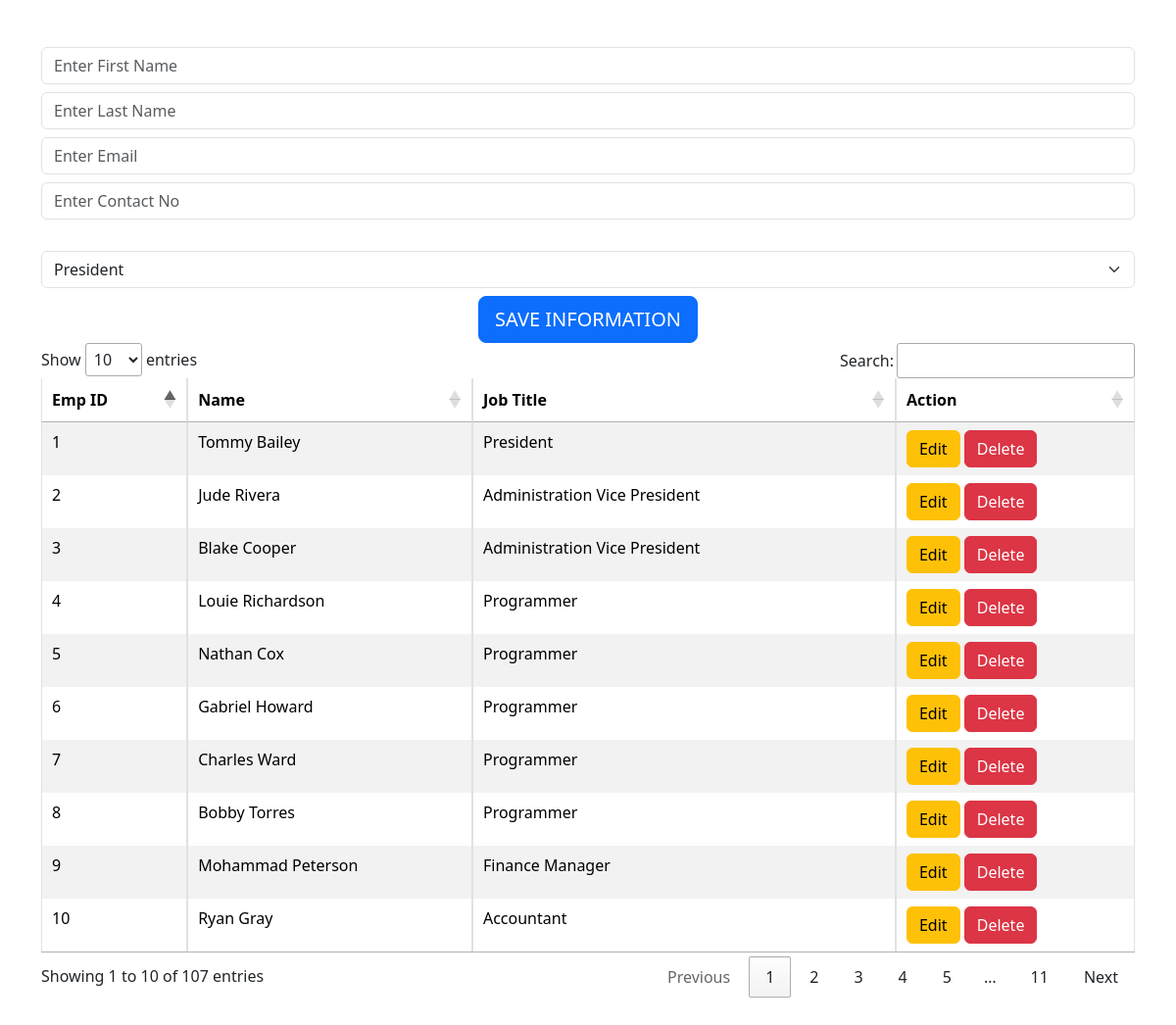
The page / on the database its author committed.
### tables this page shows
CREATE TABLE `employees`
(
    `EmployeeID`    INT AUTO_INCREMENT PRIMARY KEY,
    `EmployeeFN`    TEXT,
    `EmployeeLN`    TEXT,
    `EmployeeEmail` TEXT,
    `EmployeePhone` TEXT,
    `HireDate`      TEXT,
    `ManagerID`     INT,
    `JobTitle`      TEXT
);

### index.php (the view, shortened to what this page needs)
<?php
include('config.php');
$tag = '';
$query = "SELECT EmployeeID, EmployeeFN, EmployeeLN, JobTitle FROM employees";
if ($rs = $conn->query($query)) {
    if ($rs->num_rows > 0) {
        while ($row = $rs->fetch_assoc()) {
            $tag .= '<tr>';
            $tag .= '<td>' . $row['EmployeeID'] . '</td>';
            $tag .= '<td>' . $row['EmployeeFN'] . ' ' . $row['EmployeeLN'] . '</td>';
            $tag .= '<td>' . $row['JobTitle'] . '</td>';
            $tag .= '<td>
						<a class="btn btn-warning" href="index.php?token=' . $row['EmployeeID'] . '"> Edit</a>
						<a class="btn btn-danger" href="delete.php?token=' . $row['EmployeeID'] . '"> Delete</a>
						</td>';
            $tag .= '</tr>';
        }
    } else {
        $tag = "No record(s) Found!";
    }
} else {
    echo $conn->error;
}
$Fname = '';
$Lname = '';
$Email = '';
$Phone = '';
if (isset($_GET['token'])) {
    $id = $_GET['token'];
    $query = "SELECT * FROM employees WHERE EmployeeID=$id";
    if ($rs = $conn->query($query)) {
        if ($rs->num_rows > 0) {
            $row = $rs->fetch_assoc();
            $Fname = $row['EmployeeFN'];
            $Lname = $row['EmployeeLN'];
            $Email = $row['EmployeeEmail'];
            $Phone = $row['EmployeePhone'];
            $JobTitle = $row['JobTitle'];
        }
    } else {
        echo $conn->error;
    }
    $btn = '<input class="btn btn-warning btn-lg" type="submit" name="btnUpdate" value="UPDATE INFORMATION">';
} else {
    $btn = '<input class="btn btn-primary btn-lg" type="submit" name="btnSubmit" value="SAVE INFORMATION">';
}
?>
<!DOCTYPE html>
<html lang="en" dir="ltr">
<head>
    <link href="https://cdn.jsdelivr.net/npm/bootstrap@5.3.2/dist/css/bootstrap.min.css" rel="stylesheet"
>
    <link rel="stylesheet" href="https://cdn.datatables.net/1.13.6/css/jquery.dataTables.css"/>
</head>
<body class="container my-5">
    <center>
        <form action="<?php echo (isset($id)) ? 'update.php' : 'add.php' ?>" method="POST">
            <input class="form-control mb-2" type="text" name="Fname" placeholder="Enter First Name" value="<?= $Fname ?>"
                   required>
            <input class="form-control mb-2" type="text" name="Lname" placeholder="Enter Last Name" value="<?= $Lname ?>"
                   required>
            <input class="form-control mb-2" type="email" name="Email" placeholder="Enter Email" value="<?= $Email ?>" required>
            <input class="form-control mb-2" type="text" name="Phone" placeholder="Enter Contact No" value="<?= $Phone ?>" required><br/>
            <select class="form-select mb-2" name="JobTitle">
                <?php
                $query = "SELECT DISTINCT(JobTitle) FROM employees";
                if ($rs = $conn->query($query)) {
                    while ($row = $rs->fetch_assoc()) {
                        echo '<option value="' . $row['JobTitle'] . '">' . $row['JobTitle'] . '</option>';
                    }
                } else {
                    echo $conn->error;
                }
                ?>
            </select>
            <?php
            echo $btn;
            ?>
        </form>
        <table class="table table-bordered table-hover table-striped" id="employeesTb">
            <thead>
            <tr>
                <th>Emp ID</th>
                <th>Name</th>
                <th>Job Title</th>
                <th>Action</th>
            </tr>
            </thead>
            <tbody  class="table-group-divider">
            <?php echo $tag; ?>
            </tbody>
        </table>
    </center>
</body>
</html>

### rows shown on the page
employees: EmployeeID "1", EmployeeFN "Tommy", EmployeeLN "Bailey", JobTitle "President"
employees: EmployeeID "2", EmployeeFN "Jude", EmployeeLN "Rivera", JobTitle "Administration Vice President"
employees: EmployeeID "3", EmployeeFN "Blake", EmployeeLN "Cooper", JobTitle "Administration Vice President"
employees: EmployeeID "4", EmployeeFN "Louie", EmployeeLN "Richardson", JobTitle "Programmer"
employees: EmployeeID "5", EmployeeFN "Nathan", EmployeeLN "Cox", JobTitle "Programmer"
employees: EmployeeID "6", EmployeeFN "Gabriel", EmployeeLN "Howard", JobTitle "Programmer"
employees: EmployeeID "7", EmployeeFN "Charles", EmployeeLN "Ward", JobTitle "Programmer"
employees: EmployeeID "8", EmployeeFN "Bobby", EmployeeLN "Torres", JobTitle "Programmer"
employees: EmployeeID "9", EmployeeFN "Mohammad", EmployeeLN "Peterson", JobTitle "Finance Manager"
employees: EmployeeID "10", EmployeeFN "Ryan", EmployeeLN "Gray", JobTitle "Accountant"

### other values the page prints
form field JobTitle "President"
